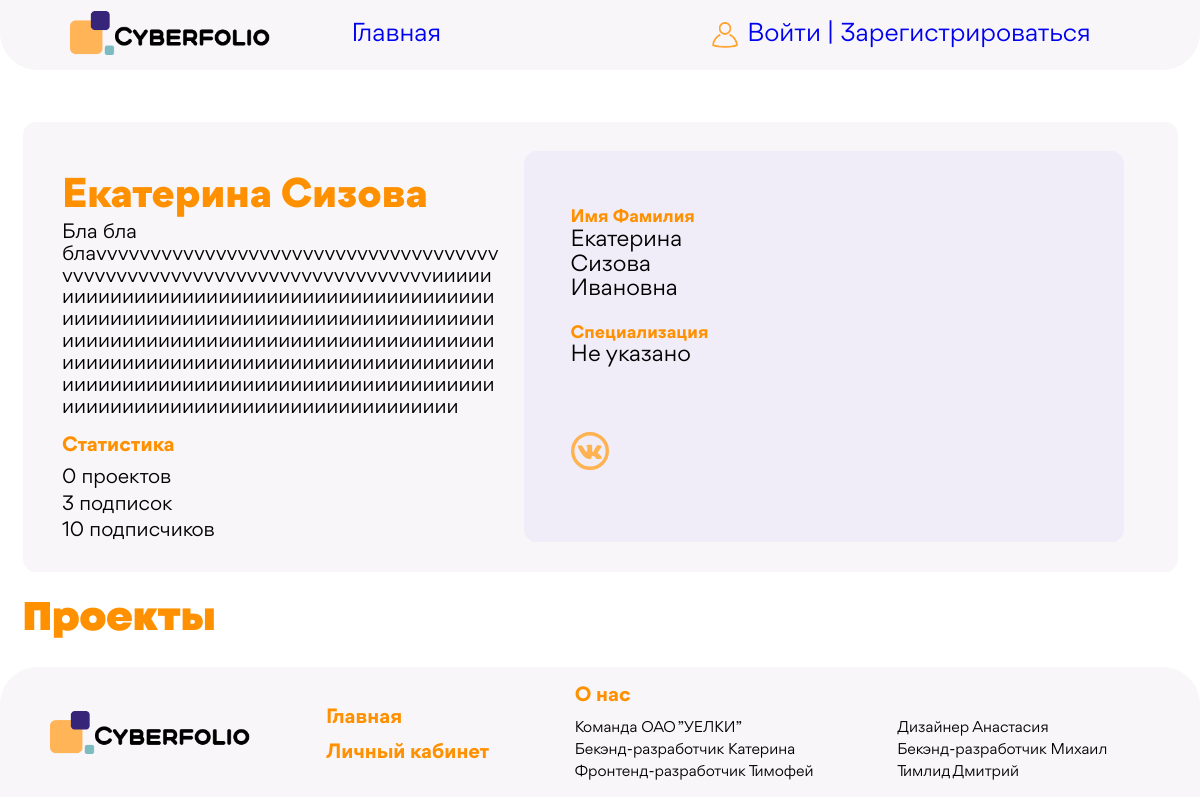
Page /profile/katrijein on the committed database.
### Accounts/models.py (models this page shows, shortened)
class User(AbstractUser):
    sur_sur_name = models.CharField(max_length=20, verbose_name="Фамилия",blank=True)
    slug = models.SlugField(verbose_name='Слаг', unique=True)
    descriptions = models.TextField(max_length=300, verbose_name='Описание',blank=True)
    email = models.EmailField(verbose_name='Почта',blank=True)
    spec = models.ForeignKey('Specs', db_index=True, on_delete=models.PROTECT, verbose_name="Специализация",blank=True, default=1)
    photo = models.ImageField(upload_to=user_directory_path, blank=True, verbose_name="Фото")
    time_create = models.DateTimeField(auto_now_add=True, verbose_name="Время создания")
    vk_url = models.URLField(max_length=128, blank=True, verbose_name='VK')
    hh_url = models.URLField(max_length=128,blank=True, verbose_name='HH')
    behance_url = models.URLField(max_length=128,blank=True,verbose_name='BH')
    def get_projects(self):
        return Project.objects.all().filter(users=self)
    def count_projects(self):
        return self.get_projects().count()
    def get_followers(self):
        return Follow.objects.all().filter(follow_from_id=self.id).values_list('follow_to', flat=True)
    def count_followers(self):
        return self.get_followers().count()
    def count_followings(self):
        return Follow.objects.all().filter(follow_to_id=self.id).count()
    class Meta:
        verbose_name = 'Юзер'
        verbose_name_plural = 'Юзеры'
        ordering = ['id']

class Specs(models.Model):
    name = models.CharField(max_length=40, verbose_name="Специализация")
    def __str__(self):
        return self.name
    class Meta:
        verbose_name = 'Специализация'
        verbose_name_plural = 'Специализации'
        ordering = ['id']

### Accounts/views.py (the view)
# urls.py: path('profile/<slug:slug>', Profile.as_view(), name='profile'),
class Profile(DetailView):
    model = User
    template_name = 'user_profile.html'
    context_object_name = 'user'
    def get(self, request, *args, **kwargs):
        slug = self.kwargs.get(self.slug_url_kwarg, None)
        user_profile = get_object_or_404(User,slug=slug)
        is_your_profile = False
        if request.user.is_authenticated:
            if user_profile.id == request.user.id:
                is_your_profile = True
        return render(request, 'user_profile.html', {'user': user_profile, 'is_your_profile': is_your_profile, 'projects':user_profile.get_projects(), 'title': slug})

### templates/user_profile.html (shortened to what this page needs)
{% extends 'base.html' %}
{% load static %}
{% block css %}
    <link rel="stylesheet" href="{% static 'css/normalize.css' %}">
    <link rel="stylesheet" href="{% static 'css/general_styles.css' %}">
    <link rel="stylesheet" href="{% static 'css/user-profile_styles.css' %}">
    <link href = "{% static 'fonts/stylesheet.css' %}" rel = "stylesheet" type = "text/css" />
{% endblock %}
{% block content %}
    <div class="container user-info-container">
        <div class="left-user-section">
            <h1 class="user-header">{{ user.first_name }} {{ user.last_name }}</h1>
            <p class="user-info user-text">{{ user.descriptions }}</p>
            <div class="user-statistic-container">
                <div class="user-statistic">
                    <div class="first-colum">
                        <h3 class="user-statistic-header">Статистика</h3>
                        <ul class="statistic-list">
                            <li class="statistic-item">{{ user.count_projects }} проектов</li>
                            <li class="statistic-item">{{ user.count_followers }} подписок</li>
                            <li class="statistic-item">{{ user.count_followings }} подписчиков</li>
                        </ul>
                    </div>
                </div>
            </div>
        </div>
        <div class="right-user-section">
            <div class="personal-user-info">
                <h4 class="personal-header">Имя Фамилия</h4>
                <p class="personal-item">{{ user.first_name }}</p>
                <p class="personal-item">{{ user.last_name}} </p>
                <p class="personal-item">{{user.sur_sur_name}} </p>
                <h4 class="personal-header">Специализация</h4>
                <p class="personal-item">{{ user.spec }}</p>
                <ul class="user-contacts">
                    {% if user.vk_url %}
                    <li class="contact-item">
                        <a href="{{ user.vk_url }}" class="contact">
                            <img src="{% static 'images/vk-icon.svg' %}" alt="" class="contact-img">
                        </a>
                    </li>
                    {% endif %}
                </ul>
            </div>
            <div class="user-avatar">
            </div>
        </div>
    </div>
    <div class="container second-container">
        <h1 class="projects-header">Проекты</h1>
    </div>
{% endblock %}

### Accounts/static/css/general_styles.css (style rules this page uses)
body { background-image: url(../images/background.png); background-size: cover; background-repeat: no-repeat; }
p { margin: 0; }
a { text-decoration: none; }
ul { list-style: none; margin: 0; padding: 0; }
img { max-width: 100%; }
html { font-family: "Gordita"; }
* { box-sizing: border-box; }
.user-text { font-family: 'Gordita'; font-style: normal; font-weight: 400; font-size: 1.6667vw; line-height: 1.8229vw; overflow-wrap: break-word; }
.statistic-item:not(:last-child) { margin-bottom: 0.41vw; }
.user-statistic-header { display: inline; font-weight: 700; font-size: 1.66667vw; line-height: 1.8229vw; color: #FF9000; margin-bottom: 0.78125vw; margin-top: 0px; padding: 0px; }
.statistic-item { font-weight: 400; font-size: 1.66667vw; line-height: 1.8229vw; flex-wrap: nowrap; display: flex; margin-top: 0px; padding: 0px; }
.container { max-width: 100%; margin: 0; }
h1 { margin: 0; }

### Accounts/static/css/user-profile_styles.css (style rules this page uses)
html { margin: 0px; padding: 0px; }
.user-info-container { display: flex; background-color: #F8F6F8; padding-bottom: 2.5vw; padding-top: 2.396vw; position: relative; margin-top: 4.375vw; border-radius: 1.094vw; }
.container { width: 96.25vw; margin-right: auto; margin-left: auto; }
.left-user-section { display: flex; flex-direction: column; width: 41.823vw; padding-left: 3.28125vw; padding-right: 1.97vw; justify-content: space-between; }
.user-header { padding-top: 1.61458vw; font-weight: 900; font-size: 3.33333vw; color: #FF9000; line-height: 4.27083vw; }
.user-statistic-container { display: flex; flex-wrap: nowrap; }
.user-statistic { display: flex; flex-direction:row; width: 100%; justify-content:space-between; margin-top: 0px; }
.first-colum { display: flex; flex-direction: column; margin-top: 0px; padding: 0px; }
.user-statistic-header { display: inline; font-weight: 700; font-size: 1.66667vw; line-height: 1.8229vw; color: #FF9000; margin-bottom: 0.78125vw; margin-top: 1.40vw; padding: 0px; }
.statistic-item:not(:last-child) { margin-bottom: 0.41vw; }
.statistic-item { font-weight: 400; font-size: 1.66667vw; line-height: 1.8229vw; flex-wrap: nowrap; display: flex; margin-top: 0px; padding: 0px; }
.right-user-section { display: flex; flex-direction: row; width: auto; background-color: #F0EDF8; padding-top: 2.917vw; padding-left: 3.854vw; padding-right: 1.979vw; margin-right: 1.5625vw; border-radius: 1.09375vw; }
.personal-item { font-weight: 400; font-size: 1.875vw; line-height: 2.03125vw; margin-top: 0px; margin-bottom: 0px; }
.personal-header { font-weight: 700; font-size: 1.4583vw; line-height: 1.5625vw; margin-bottom: 0px; color: #FF9000; }
.contact-img { max-width: 3.177vw; min-width: 3.177vw; }
.user-contacts { display: flex; flex-direction: row; margin-top: 5.364vw; }
.user-avatar { display: flex; flex-direction: column; align-items: end; margin-left: 8.646vw; }
.second-container { display: flex; flex-direction: row; justify-content: space-between; align-items: center; margin-top: 1.8229vw; margin-bottom: 1.77vw; }
h3 { margin: 0; padding: 0; }
.projects-header { font-family: 'Mont'; font-weight: 900; font-size: 3.3333vw; line-height: 4.27vw; color: #FF9000; }

### rows in the picture
User: first_name "Екатерина", last_name "Сизова", descriptions "Бла бла блаvvvvvvvvvvvvvvvvvvvvvvvvvvvvvvvvvvvvvvvvvvvvvvvvvvvvvvvvvvvvvvvvvvvvvvvииииииииииииииииииииииииииииииииииииииииииииииииииииииииииииииииииииииииииииииииииииииииииииииииииииииииииииииииииииииииииииииииииииииииииииииииииииииииииииииииииииииииииииииииииииииииииииииииииииииииииииииииииииииииии", count_projects "0", count_followers "3", count_followings "10", sur_sur_name "Ивановна", spec "Не указано"
